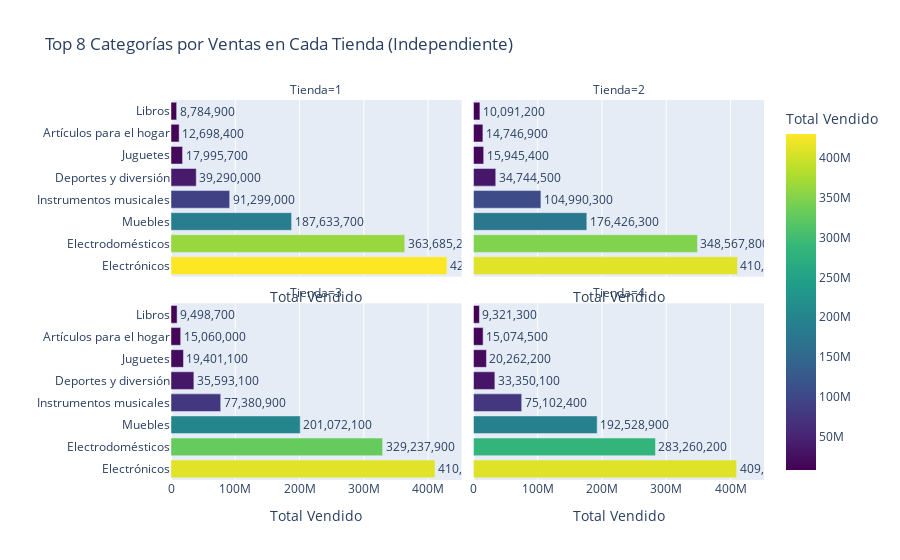

The notebook cell this image was saved under:
### Code cell
df_ventas_por_tienda_categoria = df.groupby(['No. Tienda', 'Categoría del Producto'])['Precio'].sum().reset_index()

df_ventas_por_tienda_categoria['Rank_en_Tienda'] = df_ventas_por_tienda_categoria.groupby('No. Tienda')['Precio'].rank(method='first', ascending=False)

df_top8_por_tienda = df_ventas_por_tienda_categoria[df_ventas_por_tienda_categoria['Rank_en_Tienda'] <= 8].copy()

df_top8_por_tienda = df_top8_por_tienda.sort_values(by=['No. Tienda', 'Precio'], ascending=[True, False])

fig = px.bar(
    df_top8_por_tienda,
    x='Precio',
    y='Categoría del Producto',
    facet_col='No. Tienda',
    facet_col_wrap=2,
    title='Top 8 Categorías por Ventas en Cada Tienda (Independiente)',
    labels={'Precio': 'Total Vendido', 'Categoría del Producto': 'Categoría', 'No. Tienda': 'Tienda'},
    text='Precio',
    color='Precio',
    color_continuous_scale=px.colors.sequential.Viridis
)

fig.update_traces(texttemplate='%{text:,.0f}', textposition='outside')

fig.update_yaxes(title_text='')
fig.update_xaxes(title_text='Total Vendido')

fig.show()

### Figure 1 — Plotly figure (JSON) as saved in the notebook; plotly's stock layout.template omitted (floating-point values rounded to 4 significant figures)
{"data": [{"hovertemplate": "Tienda=1<br>Total Vendido=%{marker.color}<br>Categoría=%{y}<extra></extra>", "legendgroup": "", "marker": {"color": [429500000.0, 363700000.0, 187600000.0, 91300000.0, 39290000.0, 18000000.0, 12700000.0, 8785000.0], "coloraxis": "coloraxis", "pattern": {"shape": ""}}, "name": "", "orientation": "h", "showlegend": false, "text": [429500000.0, 363700000.0, 187600000.0, 91300000.0, 39290000.0, 18000000.0, 12700000.0, 8785000.0], "textposition": "outside", "texttemplate": "%{text:,.0f}", "type": "bar", "x": [429500000.0, 363700000.0, 187600000.0, 91300000.0, 39290000.0, 18000000.0, 12700000.0, 8785000.0], "xaxis": "x3", "y": ["Electrónicos", "Electrodomésticos", "Muebles", "Instrumentos musicales", "Deportes y diversión", "Juguetes", "Artículos para el hogar", "Libros"], "yaxis": "y3"}, {"hovertemplate": "Tienda=2<br>Total Vendido=%{marker.color}<br>Categoría=%{y}<extra></extra>", "legendgroup": "", "marker": {"color": [410800000.0, 348600000.0, 176400000.0, 105000000.0, 34740000.0, 15950000.0, 14750000.0, 10090000.0], "coloraxis": "coloraxis", "pattern": {"shape": ""}}, "name": "", "orientation": "h", "showlegend": false, "text": [410800000.0, 348600000.0, 176400000.0, 105000000.0, 34740000.0, 15950000.0, 14750000.0, 10090000.0], "textposition": "outside", "texttemplate": "%{text:,.0f}", "type": "bar", "x": [410800000.0, 348600000.0, 176400000.0, 105000000.0, 34740000.0, 15950000.0, 14750000.0, 10090000.0], "xaxis": "x4", "y": ["Electrónicos", "Electrodomésticos", "Muebles", "Instrumentos musicales", "Deportes y diversión", "Juguetes", "Artículos para el hogar", "Libros"], "yaxis": "y4"}, {"hovertemplate": "Tienda=3<br>Total Vendido=%{marker.color}<br>Categoría=%{y}<extra></extra>", "legendgroup": "", "marker": {"color": [410800000.0, 329200000.0, 201100000.0, 77380000.0, 35590000.0, 19400000.0, 15060000.0, 9499000.0], "coloraxis": "coloraxis", "pattern": {"shape": ""}}, "name": "", "orientation": "h", "showlegend": false, "text": [410800000.0, 329200000.0, 201100000.0, 77380000.0, 35590000.0, 19400000.0, 15060000.0, 9499000.0], "textposition": "outside", "texttemplate": "%{text:,.0f}", "type": "bar", "x": [410800000.0, 329200000.0, 201100000.0, 77380000.0, 35590000.0, 19400000.0, 15060000.0, 9499000.0], "xaxis": "x", "y": ["Electrónicos", "Electrodomésticos", "Muebles", "Instrumentos musicales", "Deportes y diversión", "Juguetes", "Artículos para el hogar", "Libros"], "yaxis": "y"}, {"hovertemplate": "Tienda=4<br>Total Vendido=%{marker.color}<br>Categoría=%{y}<extra></extra>", "legendgroup": "", "marker": {"color": [409500000.0, 283300000.0, 192500000.0, 75100000.0, 33350000.0, 20260000.0, 15070000.0, 9321000.0], "coloraxis": "coloraxis", "pattern": {"shape": ""}}, "name": "", "orientation": "h", "showlegend": false, "text": [409500000.0, 283300000.0, 192500000.0, 75100000.0, 33350000.0, 20260000.0, 15070000.0, 9321000.0], "textposition": "outside", "texttemplate": "%{text:,.0f}", "type": "bar", "x": [409500000.0, 283300000.0, 192500000.0, 75100000.0, 33350000.0, 20260000.0, 15070000.0, 9321000.0], "xaxis": "x2", "y": ["Electrónicos", "Electrodomésticos", "Muebles", "Instrumentos musicales", "Deportes y diversión", "Juguetes", "Artículos para el hogar", "Libros"], "yaxis": "y2"}], "layout": {"annotations": [{"font": {}, "showarrow": false, "text": "Tienda=3", "x": 0.245, "xanchor": "center", "xref": "paper", "y": 0.465, "yanchor": "bottom", "yref": "paper"}, {"font": {}, "showarrow": false, "text": "Tienda=4", "x": 0.755, "xanchor": "center", "xref": "paper", "y": 0.465, "yanchor": "bottom", "yref": "paper"}, {"font": {}, "showarrow": false, "text": "Tienda=1", "x": 0.245, "xanchor": "center", "xref": "paper", "y": 1.0, "yanchor": "bottom", "yref": "paper"}, {"font": {}, "showarrow": false, "text": "Tienda=2", "x": 0.755, "xanchor": "center", "xref": "paper", "y": 1.0, "yanchor": "bottom", "yref": "paper"}], "barmode": "relative", "coloraxis": {"colorbar": {"title": {"text": "Total Vendido"}}, "colorscale": [[0, "#440154"], [0.1111, "#482878"], [0.2222, "#3e4989"], [0.3333, "#31688e"], [0.4444, "#26828e"], [0.5556, "#1f9e89"], [0.6667, "#35b779"], [0.7778, "#6ece58"], [0.8889, "#b5de2b"], [1, "#fde725"]]}, "legend": {"tracegroupgap": 0}, "title": {"text": "Top 8 Categorías por Ventas en Cada Tienda (Independiente)"}, "xaxis": {"anchor": "y", "domain": [0, 0.49], "title": {"text": "Total Vendido"}}, "xaxis2": {"anchor": "y2", "domain": [0.51, 1], "matches": "x", "title": {"text": "Total Vendido"}}, "xaxis3": {"anchor": "y3", "domain": [0, 0.49], "matches": "x", "showticklabels": false, "title": {"text": "Total Vendido"}}, "xaxis4": {"anchor": "y4", "domain": [0.51, 1], "matches": "x", "showticklabels": false, "title": {"text": "Total Vendido"}}, "yaxis": {"anchor": "x", "domain": [0, 0.465], "title": {"text": ""}}, "yaxis2": {"anchor": "x2", "domain": [0, 0.465], "matches": "y", "showticklabels": false, "title": {"text": ""}}, "yaxis3": {"anchor": "x3", "domain": [0.535, 1.0], "matches": "y", "title": {"text": ""}}, "yaxis4": {"anchor": "x4", "domain": [0.535, 1.0], "matches": "y", "showticklabels": false, "title": {"text": ""}}}}
